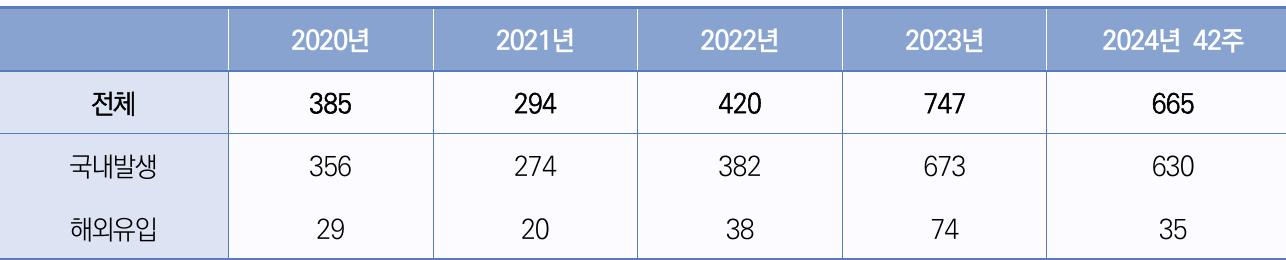
#> input picture data/table-2-1.jpg, 1286 x 260 px; its folder holds only this picture in this run
$ jupyter execute --allow-errors 03_Multimodal_RAG.ipynb
#> lines starting #> are read from the running program, lines starting #| are printed output that depends on the picture
MULTIMODAL RAG

[cell 1]
# Tesseract : PDF 파일에서 문자열 추출하는 OCR(광학문자인식) 라이브러리
# Tesseract 설치
# 윈도우의 경우 깃헙
# Tesseract : (https://github.com/UB-Mannheim/tesseract/wiki)
# Poppler : (https://github.com/oschwartz10612/poppler-windows/releases)
# Poppler는 설치파일 다운로드 후 폴더 경로(... /Library/bin/) 환경변수 추가 필요

# - 참고 : https://tesseract-ocr.github.io/tessdoc/Installation.html

# !sudo apt install tesseract-ocr
# !sudo apt install libtesseract-dev
# !sudo apt-get install poppler-utils

# ! pip install -U langchain openai chromadb langchain-experimental langchain_openai nltk pydantic lxml matplotlib chromadb tiktoken
# ! pip install pillow==11.1.0
# ! pip install "unstructured[all-docs]"==0.17.2

[cell 2]
# 파일 경로
fpath = './data/'
fname = "sample.pdf"

[cell 3]
import nltk

nltk.download('punkt_tab')
#> (this line was passed over: nltk is not available in this run)
nltk.download('averaged_perceptron_tagger_eng')
#> (this line was passed over: nltk is not available in this run)

[cell 4]
from unstructured.partition.pdf import partition_pdf
import os

# PDF에서 요소 추출
#> (the rest of this cell did not finish here and is left out)

[cell 5]
# 텍스트, 테이블 추출
tables = []
texts = []
#> (the rest of this cell did not finish here and is left out)

#> (a cell that did not finish here is left out)

#> (a cell that did not finish here is left out)

텍스트 및 테이블 요약

[cell 8]
from langchain_core.output_parsers import StrOutputParser
from langchain_core.prompts import ChatPromptTemplate
from langchain_openai import ChatOpenAI

# 프롬프트 설정
prompt_text = """당신은 표와 텍스트를 요약하여 검색할 수 있도록 돕는 역할을 맡은 어시스턴트입니다.
이 요약은 임베딩되어 원본 텍스트나 표 요소를 검색하는 데 사용될 것입니다.
표 또는 텍스트에 대한 간결한 요약을 제공하여 검색에 최적화된 형태로 만들어 주세요. 표 또는 텍스트: {element} """
#> (the rest of this cell did not finish here and is left out)

#> (a cell that did not finish here is left out)

#> (a cell that did not finish here is left out)

요약에 약 16분 가량(GTX 1060 6GB 기준) 걸렸지만, 더 알아보기 쉬운 내용으로 요약된 것을 확인할 수 있다.

이미지 요약

[cell 11]
import base64


def encode_image(image_path) -> str:
    # 이미지 base64 인코딩
    with open(image_path, "rb") as image_file:
        return base64.b64encode(image_file.read()).decode('utf-8')


# 이미지의 base64 인코딩을 저장하는 리스트
img_base64_list = []

# 이미지를 읽어 base64 인코딩 후 저장
for img_file in sorted(os.listdir(fpath)):              # sorted : 파일 이름 순서대로 정렬
    if img_file.endswith('.jpg'):                       # endswith : 특정 확장자 파일만 선택
        img_path = os.path.join(fpath, img_file)        #  이미지 파일 경로
        base64_image = encode_image(img_path)           # 이미지 base64 인코딩 : base64로 인코딩하는 이유는 텍스트 기반 시스템에서 이미지를 쉽게 전송하고 저장하기 위함
        img_base64_list.append(base64_image)            # 인코딩된 이미지 저장

[cell 12]
len(img_base64_list)

[cell 13]
# 이미지 리사이즈 및 재인코딩 함수

import base64
import io
from PIL import Image


def resize_image_base64(
    img_base64: str,
    max_size: int = 512,
    quality: int = 85,
) -> str:
    """
    base64 이미지를 받아서
    - 최대 변을 max_size로 축소
    - JPEG로 재인코딩
    - base64 문자열 반환
    """
#> called with max_size = 512, quality = 85
    img_bytes = base64.b64decode(img_base64)
    img = Image.open(io.BytesIO(img_bytes)).convert("RGB")
#> img is the input picture: PIL image 1286x260 RGB; mean R, G, B 213.4, 220.5, 236.3

    # 비율 유지하면서 축소
    img.thumbnail((max_size, max_size))
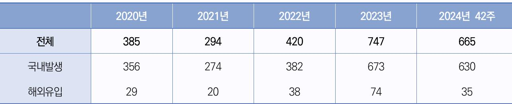
#> img: PIL image 512x104 RGB; mean R, G, B 213.3, 220.5, 236.2

    buf = io.BytesIO()
    img.save(buf, format="JPEG", quality=quality, optimize=True)

    return base64.b64encode(buf.getvalue()).decode("utf-8")


$ run again, on data/table-5-5.jpg
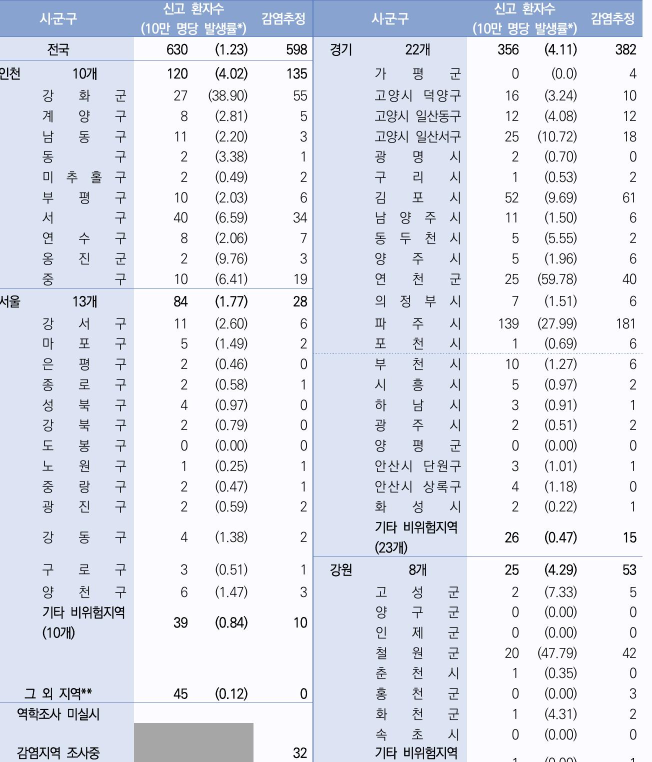
#> input picture data/table-5-5.jpg, 1304 x 1524 px (shown at 1/2 size)
#> in resize_image_base64, img is the input picture: PIL image 1304x1524 RGB; mean R, G, B 224.7, 228, 238.4
#> in resize_image_base64, `img.thumbnail((max_size, max_size))`:
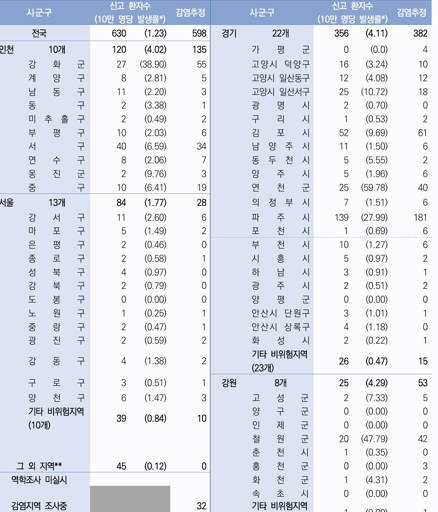
#> img: PIL image 438x512 RGB; mean R, G, B 224.6, 227.9, 238.2

$ run again, on data/table-6-6.jpg
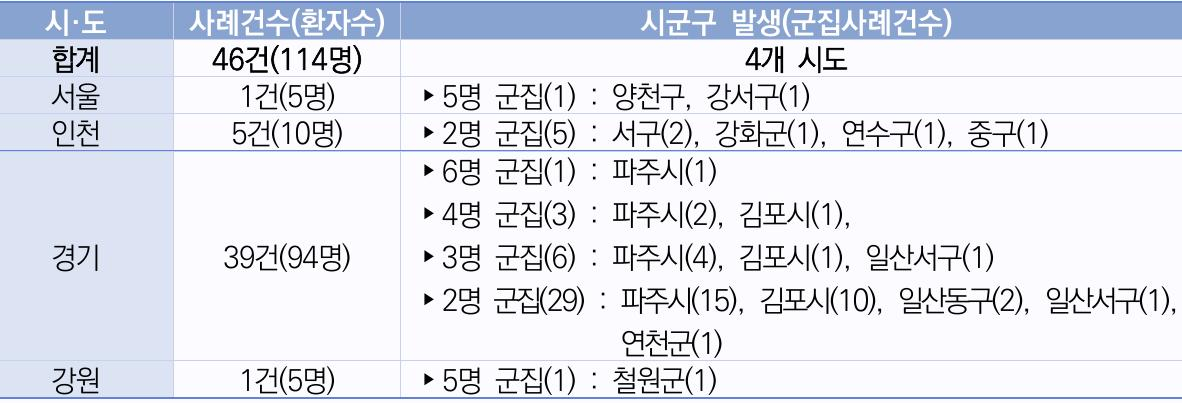
#> input picture data/table-6-6.jpg, 1182 x 403 px
#> in resize_image_base64, img is the input picture: PIL image 1182x403 RGB; mean R, G, B 224.1, 227, 235.8
#> in resize_image_base64, `img.thumbnail((max_size, max_size))`:
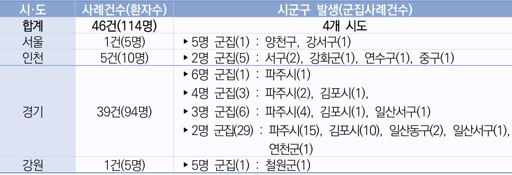
#> img: PIL image 512x175 RGB; mean R, G, B 223.8, 226.7, 235.4

$ run again, on data/table-7-7.jpg
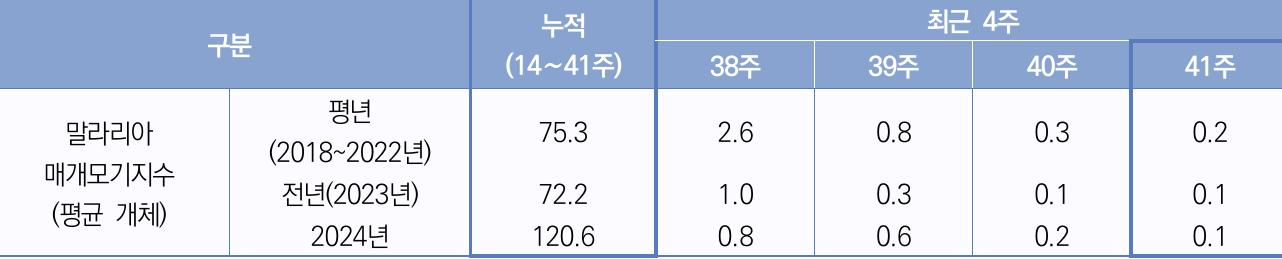
#> input picture data/table-7-7.jpg, 1282 x 259 px
#> in resize_image_base64, img is the input picture: PIL image 1282x259 RGB; mean R, G, B 205.5, 214.5, 232.2
#> in resize_image_base64, `img.thumbnail((max_size, max_size))`:
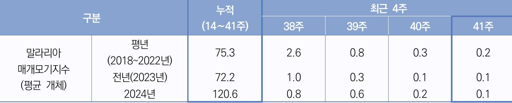
#> img: PIL image 512x103 RGB; mean R, G, B 205.3, 214.3, 231.9

$ run again, on data/table-2-2.jpg
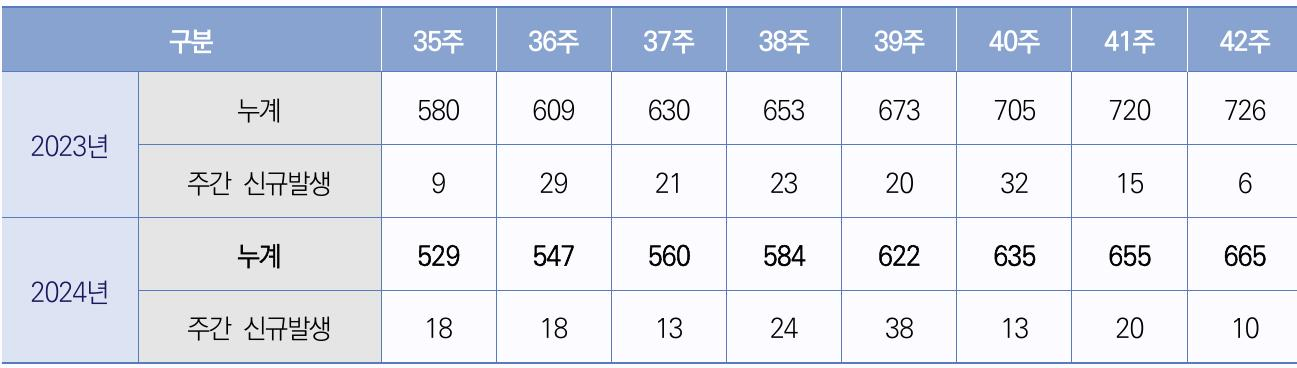
#> input picture data/table-2-2.jpg, 1297 x 368 px
#> in resize_image_base64, img is the input picture: PIL image 1297x368 RGB; mean R, G, B 218.2, 223.4, 235
#> in resize_image_base64, `img.thumbnail((max_size, max_size))`:
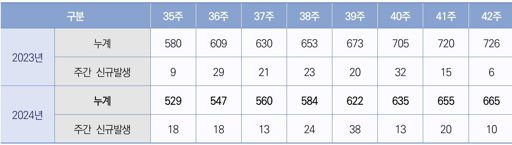
#> img: PIL image 512x145 RGB; mean R, G, B 218.1, 223.3, 234.8
